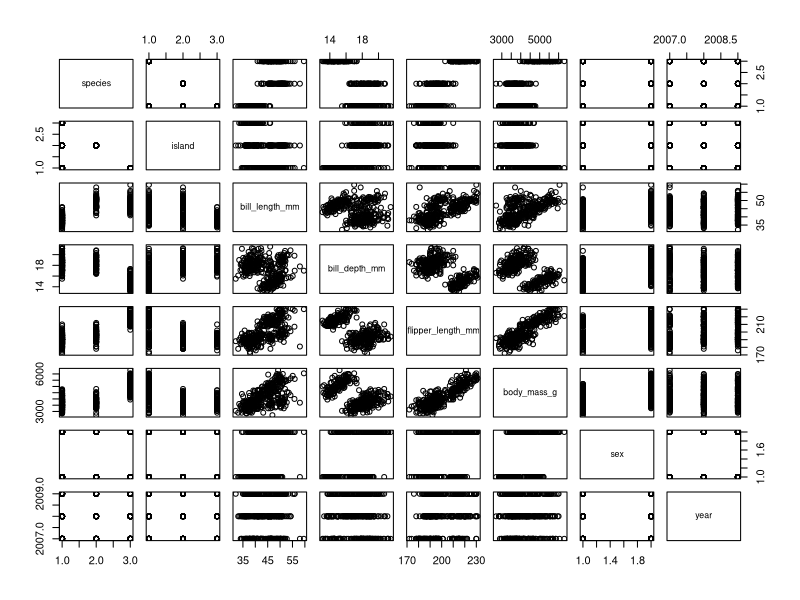
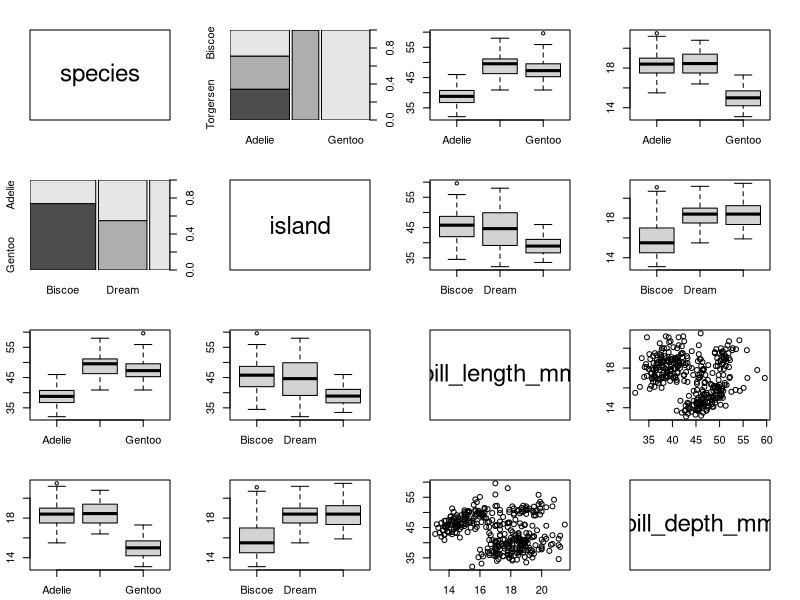

Write the R code that produced these figures, in order.
library(palmerpenguins)
data("penguins")
head(penguins)
class(penguins)
summary(penguins)
pairs(penguins)

mypairs = function (df) {
  # tibbles make problems with the class information
  # just convert everything to a data frame
  df=as.data.frame(df)
  opar=par(mfrow=c(ncol(df),ncol(df)),mai=rep(0.3,4))
  for (i in 1:ncol(df)) {
    for (j in 1:ncol(df)) {
      if (i == j) {
        # diagonal (empty plot)
        plot(0.5,0.5,type='n',axes=FALSE,xlab='',ylab='')
        box()
        text(0.5,0.5,colnames(df)[i],cex=2.2)
      } else if (i != j) {
        if (class(df[,i]) == "numeric" &  class(df[,j]) == "factor") {
          boxplot(df[,i]~df[,j])
        } else {
          # this else branch should be extended to cover as well
          # assocplot's
          plot(df[,c(i,j)])
        }
      }
    }
  }
  par(opar)
}
png("C:/Users/User/Desktop/Bioinformatidcs/Statistical-Bioinformatics/SBI-labs/penguins.png",width=800,height=800)
mypairs(penguins[,1:4])
dev.off()





















